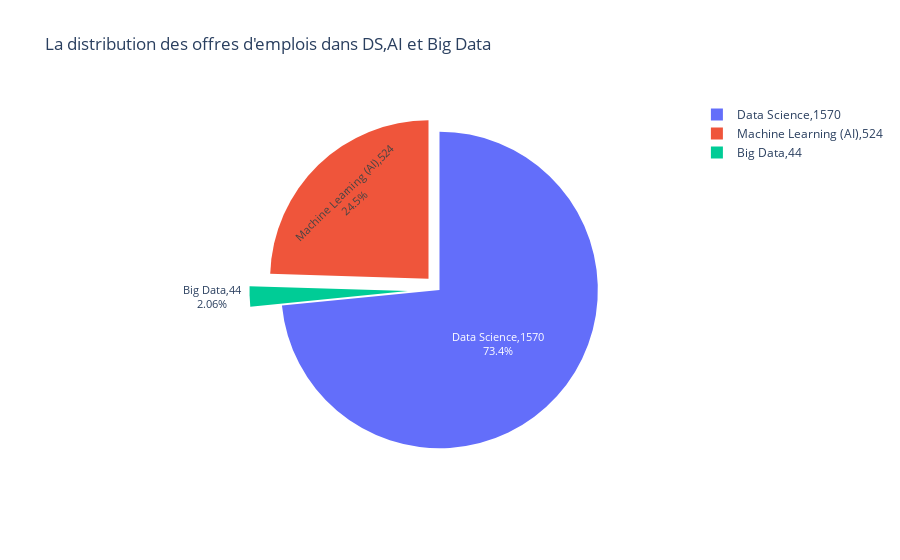

Notebook cell for this chart:
### Markdown cell above
## Visualize the results

### Code cell
# import plotly.express as px
import plotly.graph_objects as go


# fig = px.bar(countdf, x='Domaine', y='Count',title="Le nombre totale des offres d'emplois dans DS,AI et Big Data")
# fig.show()

data = [('Data Science',count_ds),('Machine Learning (AI)',count_ml),('Big Data',count_bd)]
countdf = pd.DataFrame(data,columns=['Domaine','Count'])

fig = go.Figure(data=[go.Pie(labels=data, values=countdf['Count'].tolist(), showlegend=True, pull=[0, 0.1, 0.2, 0], 
                             textinfo='label+percent', textfont_size=11,)])
fig.update_layout(title_text="La distribution des offres d'emplois dans DS,AI et Big Data")
fig.show()

### Figure 1 — Plotly figure (JSON) as saved in the notebook; plotly's stock layout.template omitted (floating-point values rounded to 4 significant figures)
{"data": [{"labels": [["Data Science", 1570], ["Machine Learning (AI)", 524], ["Big Data", 44]], "pull": [0, 0.1, 0.2, 0], "showlegend": true, "textfont": {"size": 11}, "textinfo": "label+percent", "type": "pie", "values": [1570, 524, 44]}], "layout": {"title": {"text": "La distribution des offres d'emplois dans DS,AI et Big Data"}}}
